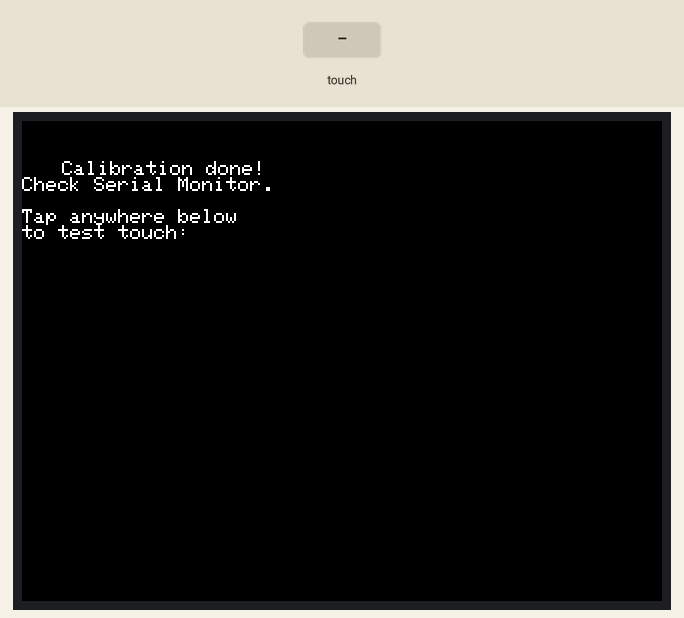
This sketch was run on a simulated ESP32. Parts: 320×240 colour display. Inputs (shaded band) come from the test bench. What the sketch prints to the serial monitor is not drawn.

Above: at 1.8 s.
1.9 s: screen touched at 13 % across, 10 % down
3.4 s: screen touched at 38 % across, 10 % down
Timing chart, 0 to 6.4 s (numbered marks = the images above; inputs shaded):
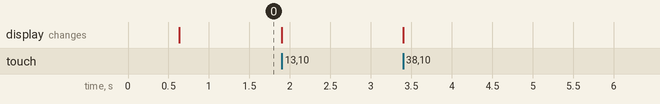

The sketch:

ESP32_C1_CALIBRATE.ino
```cpp
#include <TFT_eSPI.h>

// -------------------------------------------------------------
// TEMPORARY sketch - NOT part of the vending machine firmware.
// Flash this to the C1 board ONLY to get fresh touch calibration
// numbers after rotating its TFT 180 (setRotation(3)).
//
// 1. Flash this sketch to C1.
// 2. Open Serial Monitor at 115200 baud.
// 3. Touch the 4 crosshair targets on screen as they appear.
// 4. Copy the printed "uint16_t calData[5] = {...}" line.
// 5. Send that line back - it gets pasted into the real C1.ino
//    (replacing the current calData array), then reflash C1.ino
//    (the real firmware) instead of this sketch.
// -------------------------------------------------------------

TFT_eSPI tft = TFT_eSPI();
uint16_t calData[5];

void setup() {
    Serial.begin(115200);
    delay(300);

    tft.init();
    tft.setRotation(3); // MUST match production (C1.ino now uses rotation 3 - upside-down fix)
    tft.fillScreen(TFT_BLACK);
    tft.setTextColor(TFT_WHITE, TFT_BLACK);
    tft.setTextSize(1);
    tft.setCursor(20, 20);
    tft.println("Touch each crosshair");
    tft.println("as it appears.");

    tft.calibrateTouch(calData, TFT_MAGENTA, TFT_BLACK, 15);

    Serial.println();
    Serial.println("=======================================================");
    Serial.println("COPY THIS LINE INTO C1.ino (replacing the calData line):");
    Serial.print("    uint16_t calData[5] = { ");
    for (uint8_t i = 0; i < 5; i++) {
        Serial.print(calData[i]);
        if (i < 4) Serial.print(", ");
    }
    Serial.println(" };");
    Serial.println("=======================================================");

    tft.fillScreen(TFT_BLACK);
    tft.setCursor(20, 20);
    tft.println("Calibration done!");
    tft.println("Check Serial Monitor.");
    tft.println("");
    tft.println("Tap anywhere below");
    tft.println("to test touch:");
}

void loop() {
    uint16_t x, y;
    if (tft.getTouch(&x, &y)) {
        tft.fillCircle(x, y, 3, TFT_RED);
        Serial.printf("Touch registered at: X=%d, Y=%d\n", x, y);
    }
}
```
